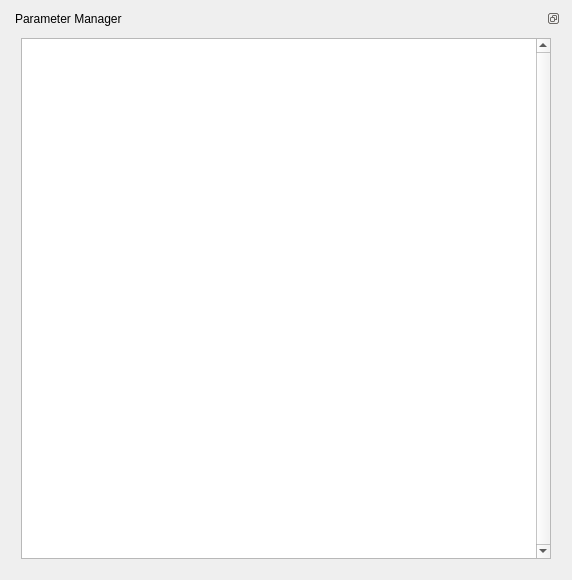
<?xml version="1.0" encoding="UTF-8"?>
<ui version="4.0">
 <class>Form</class>
 <widget class="QWidget" name="Form">
  <property name="geometry">
   <rect>
    <x>0</x>
    <y>0</y>
    <width>568</width>
    <height>578</height>
   </rect>
  </property>
  <property name="windowTitle">
   <string>Form</string>
  </property>
  <layout class="QGridLayout">
   <property name="topMargin">
    <number>9</number>
   </property>
   <item row="0" column="0">
    <widget class="QDockWidget" name="dockWidget">
     <property name="sizePolicy">
      <sizepolicy hsizetype="Preferred" vsizetype="Minimum">
       <horstretch>0</horstretch>
       <verstretch>0</verstretch>
      </sizepolicy>
     </property>
     <property name="minimumSize">
      <size>
       <width>550</width>
       <height>560</height>
      </size>
     </property>
     <property name="layoutDirection">
      <enum>Qt::LeftToRight</enum>
     </property>
     <property name="floating">
      <bool>false</bool>
     </property>
     <property name="features">
      <set>QDockWidget::DockWidgetFloatable|QDockWidget::DockWidgetMovable</set>
     </property>
     <property name="windowTitle">
      <string>Parameter Manager</string>
     </property>
     <widget class="QWidget" name="dockWidgetContents">
      <property name="sizePolicy">
       <sizepolicy hsizetype="Expanding" vsizetype="Expanding">
        <horstretch>0</horstretch>
        <verstretch>0</verstretch>
       </sizepolicy>
      </property>
      <property name="contextMenuPolicy">
       <enum>Qt::NoContextMenu</enum>
      </property>
      <layout class="QGridLayout">
       <property name="margin">
        <number>10</number>
       </property>
       <property name="spacing">
        <number>10</number>
       </property>
       <item row="0" column="0">
        <widget class="QTreeView" name="treeView">
         <property name="sizePolicy">
          <sizepolicy hsizetype="Expanding" vsizetype="Expanding">
           <horstretch>0</horstretch>
           <verstretch>0</verstretch>
          </sizepolicy>
         </property>
         <property name="minimumSize">
          <size>
           <width>300</width>
           <height>450</height>
          </size>
         </property>
         <property name="sizeIncrement">
          <size>
           <width>1</width>
           <height>1</height>
          </size>
         </property>
         <property name="baseSize">
          <size>
           <width>3</width>
           <height>3</height>
          </size>
         </property>
         <property name="font">
          <font>
           <family>MS Shell Dlg 2</family>
           <pointsize>8</pointsize>
           <weight>50</weight>
           <bold>false</bold>
           <underline>false</underline>
          </font>
         </property>
         <property name="focusPolicy">
          <enum>Qt::WheelFocus</enum>
         </property>
         <property name="acceptDrops">
          <bool>false</bool>
         </property>
         <property name="layoutDirection">
          <enum>Qt::LeftToRight</enum>
         </property>
         <property name="frameShape">
          <enum>QFrame::StyledPanel</enum>
         </property>
         <property name="lineWidth">
          <number>3</number>
         </property>
         <property name="midLineWidth">
          <number>3</number>
         </property>
         <property name="verticalScrollBarPolicy">
          <enum>Qt::ScrollBarAlwaysOn</enum>
         </property>
         <property name="horizontalScrollBarPolicy">
          <enum>Qt::ScrollBarAsNeeded</enum>
         </property>
         <property name="editTriggers">
          <set>QAbstractItemView::NoEditTriggers</set>
         </property>
         <property name="alternatingRowColors">
          <bool>true</bool>
         </property>
         <property name="selectionMode">
          <enum>QAbstractItemView::NoSelection</enum>
         </property>
         <property name="verticalScrollMode">
          <enum>QAbstractItemView::ScrollPerPixel</enum>
         </property>
         <property name="indentation">
          <number>20</number>
         </property>
         <property name="rootIsDecorated">
          <bool>true</bool>
         </property>
         <property name="uniformRowHeights">
          <bool>true</bool>
         </property>
         <property name="sortingEnabled">
          <bool>false</bool>
         </property>
         <property name="animated">
          <bool>false</bool>
         </property>
         <property name="wordWrap">
          <bool>true</bool>
         </property>
        </widget>
       </item>
      </layout>
     </widget>
    </widget>
   </item>
  </layout>
 </widget>
 <resources/>
 <connections/>
</ui>
